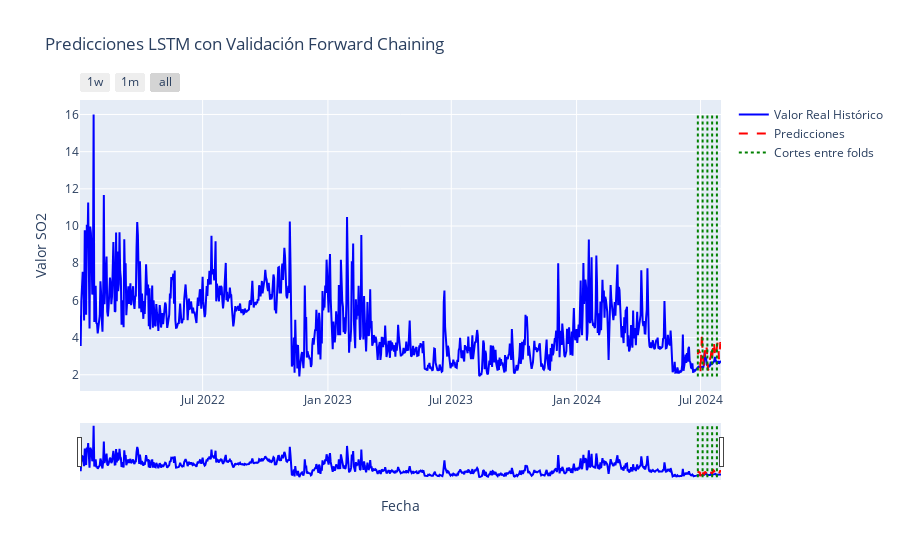

Notebook code cell kept with this figure:
### Markdown cell above
### Time series predictions

### Code cell
plot_time_series_with_predictions(
    historical_real_values = historical_real_values,
    historical_predictions = historical_predictions,
    cutoff_dates = cutoff_dates,
    historical_series = daily_Monterrey_so2['SO2']
)

### Figure 1 — Plotly figure (JSON) as saved in the notebook; plotly's stock layout.template omitted (floating-point values rounded to 4 significant figures; data arrays with more than 128 entries replaced by an {"elided": "..."} marker saying what was removed)
{"data": [{"line": {"color": "blue"}, "mode": "lines", "name": "Valor Real Histórico", "type": "scatter", "x": {"elided": "942 str values"}, "y": {"elided": "942 float values"}}, {"line": {"color": "red", "dash": "dash"}, "mode": "lines", "name": "Predicciones", "type": "scatter", "x": {"elided": "942 str values"}, "y": {"elided": "942 float values"}}, {"line": {"color": "green", "dash": "dot", "width": 2}, "mode": "lines", "name": "Cortes entre folds", "showlegend": true, "type": "scatter", "x": ["2024-06-27T00:00:00", "2024-06-27T00:00:00"], "y": [1.909, 16.0]}, {"line": {"color": "green", "dash": "dot", "width": 2}, "mode": "lines", "showlegend": false, "type": "scatter", "x": ["2024-07-04T00:00:00", "2024-07-04T00:00:00"], "y": [1.909, 16.0]}, {"line": {"color": "green", "dash": "dot", "width": 2}, "mode": "lines", "showlegend": false, "type": "scatter", "x": ["2024-07-11T00:00:00", "2024-07-11T00:00:00"], "y": [1.909, 16.0]}, {"line": {"color": "green", "dash": "dot", "width": 2}, "mode": "lines", "showlegend": false, "type": "scatter", "x": ["2024-07-18T00:00:00", "2024-07-18T00:00:00"], "y": [1.909, 16.0]}, {"line": {"color": "green", "dash": "dot", "width": 2}, "mode": "lines", "showlegend": false, "type": "scatter", "x": ["2024-07-25T00:00:00", "2024-07-25T00:00:00"], "y": [1.909, 16.0]}], "layout": {"title": {"text": "Predicciones LSTM con Validación Forward Chaining"}, "xaxis": {"rangeselector": {"buttons": [{"count": 7, "label": "1w", "step": "day", "stepmode": "backward"}, {"count": 1, "label": "1m", "step": "month", "stepmode": "backward"}, {"step": "all"}]}, "rangeslider": {"visible": true}, "title": {"text": "Fecha"}}, "yaxis": {"title": {"text": "Valor SO2"}}}}
